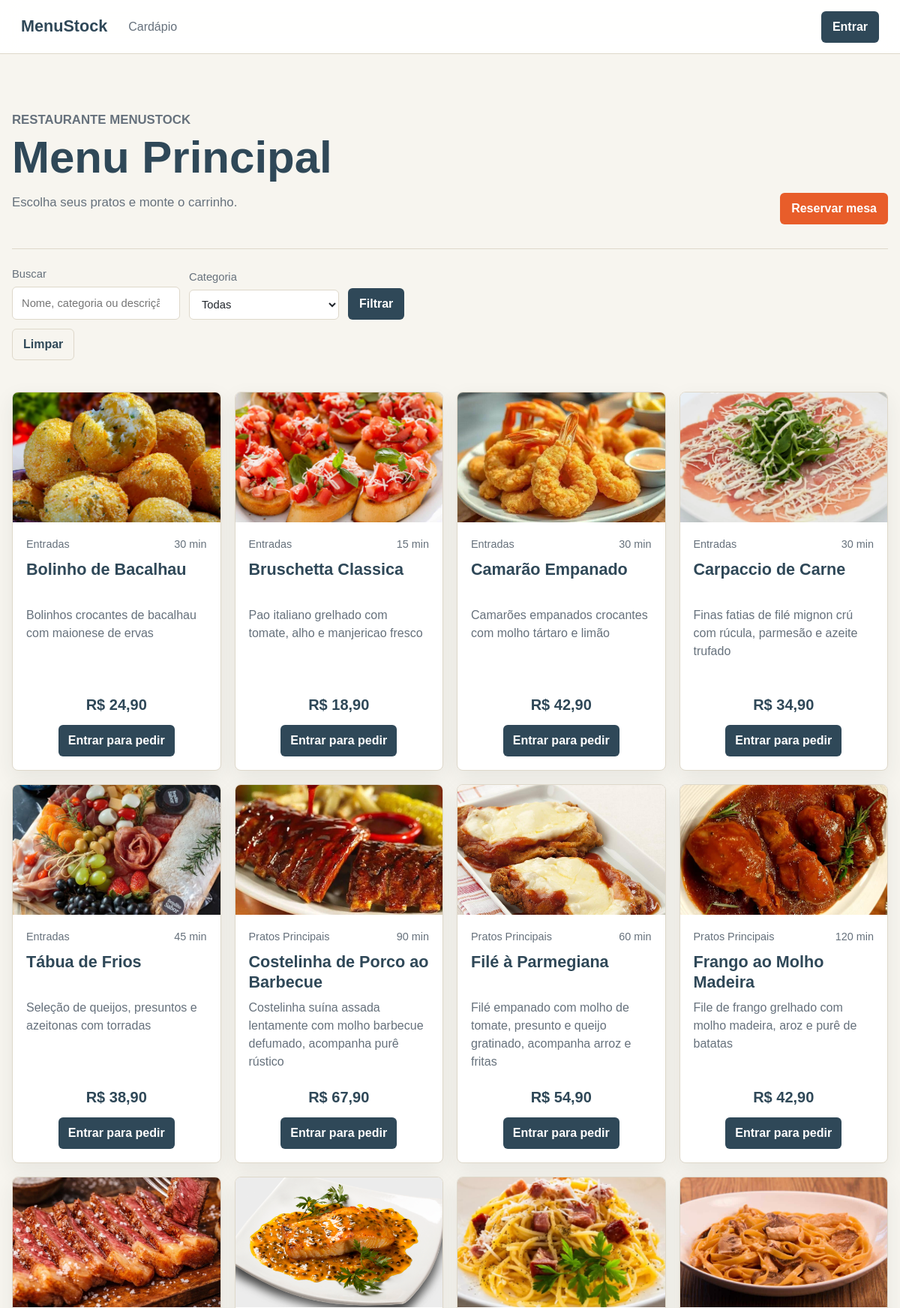
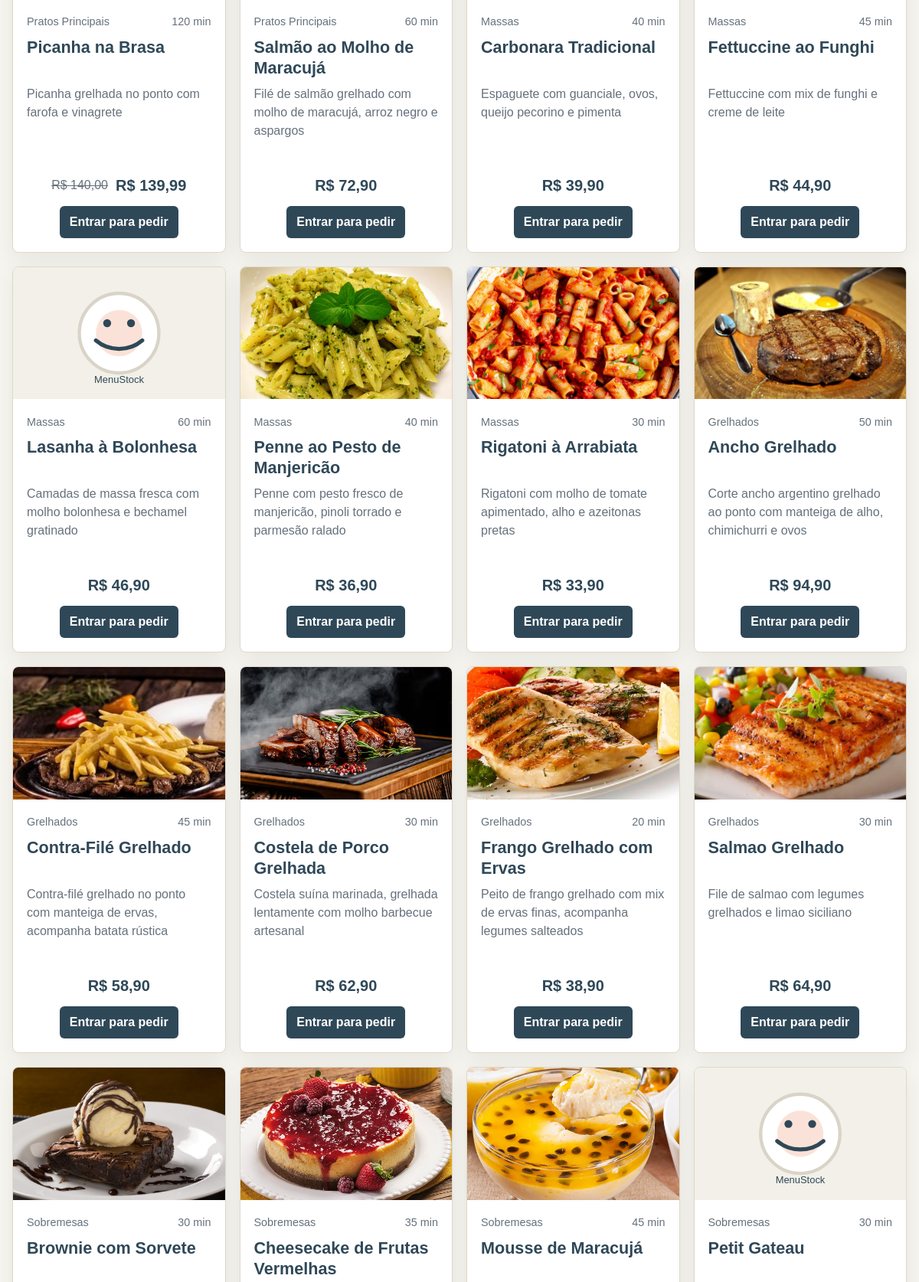
The page / (upper part) on the database its author committed (2 pictures, top to bottom).
### tables this page shows
CREATE TABLE `pratos` (
  `id` int(11) NOT NULL,
  `categoria_id` int(11) NOT NULL,
  `nome` varchar(100) NOT NULL,
  `descricao` text DEFAULT NULL,
  `preco` decimal(10,2) NOT NULL,
  `tempo_preparo` int(11) DEFAULT 0 COMMENT 'Tempo em minutos',
  `disponivel` tinyint(1) DEFAULT 1 COMMENT '1=disponivel 0=indisponivel',
  `imagem` varchar(255) DEFAULT NULL,
  `created_at` timestamp NOT NULL DEFAULT current_timestamp(),
  `updated_at` timestamp NOT NULL DEFAULT current_timestamp() ON UPDATE current_timestamp()
);

CREATE TABLE `categorias` (
  `id` int(11) NOT NULL,
  `nome` varchar(100) NOT NULL,
  `descricao` text DEFAULT NULL,
  `ordem_exibicao` int(11) DEFAULT 0,
  `created_at` timestamp NOT NULL DEFAULT current_timestamp(),
  `updated_at` timestamp NOT NULL DEFAULT current_timestamp() ON UPDATE current_timestamp()
);

### admin/config/auth.php (called while the page is built, shortened)
<?php
require_once __DIR__ . '/conexao.php';
function e(mixed $value): string
{
    return htmlspecialchars((string) $value, ENT_QUOTES, 'UTF-8');
}
function isLoggedIn(): bool
{
    return !empty($_SESSION['usuario_id']);
}
function hasRole(array|string $roles): bool
{
    $roles = is_array($roles) ? $roles : [$roles];
    return isLoggedIn() && in_array(currentUserTipo(), $roles, true);
}
function currentUser(): ?array
{
    if (!isLoggedIn()) {
        return null;
    }
    $stmt = getConnection()->prepare('SELECT id, nome, email, telefone, tipo FROM usuarios WHERE id = ?');
    $stmt->execute([currentUserId()]);
    $user = $stmt->fetch();
    return $user;
}
function formatMoney(float|int|string $value): string
{
    return 'R$ ' . number_format((float) $value, 2, ',', '.');
}
function publicImagePath(?string $image): string
{
    return 'admin/public/imagens/' . rawurlencode($image);
}

### admin/config/conexao.php (called while the page is built, shortened)
<?php
function getConnection(): PDO
{
    static $pdo = null;
    if ($pdo instanceof PDO) {
        return $pdo;
    }
    $host = getenv('DB_HOST') ?: 'localhost';
    $database = getenv('DB_NAME') ?: 'menustock';
    $user = getenv('DB_USER') ?: 'root';
    $password = getenv('DB_PASS') ?: '';
    $dsn = "mysql:host={$host};dbname={$database};charset=utf8mb4";
    try {
        $pdo = new PDO($dsn, $user, $password, [
            PDO::ATTR_ERRMODE => PDO::ERRMODE_EXCEPTION,
            PDO::ATTR_DEFAULT_FETCH_MODE => PDO::FETCH_ASSOC,
            PDO::ATTR_EMULATE_PREPARES => false,
        ]);
    } catch (PDOException $exception) {
        http_response_code(500);
        exit('Falha ao conectar ao banco de dados.');
    }
    return $pdo;
}

### admin/models/Prato.php (called while the page is built, shortened)
<?php
require_once __DIR__ . '/../config/conexao.php';
class Prato
{
    private PDO $pdo;
    public function __construct()
    {
        $this->pdo = getConnection();
    }
    public function listarDisponiveis(?string $busca = null, ?int $categoriaId = null): array
    {
        return $this->consultarPratos(true, $busca, $categoriaId);
    }
    private function consultarPratos(bool $somenteDisponiveis, ?string $busca, ?int $categoriaId): array
    {
        $sql = "SELECT p.*, c.nome AS categoria,
                       promo.preco_promocional
                FROM pratos p
                JOIN categorias c ON c.id = p.categoria_id
                LEFT JOIN (
                    SELECT prato_id, MIN(preco_promocional) AS preco_promocional
                    FROM vw_promocoes_ativas
                    GROUP BY prato_id
                ) promo ON promo.prato_id = p.id
                WHERE 1 = 1";
        $params = [];
        if ($somenteDisponiveis) {
            $sql .= ' AND p.disponivel = 1';
        }
        $sql .= ' ORDER BY c.ordem_exibicao, p.nome';
        $stmt = $this->pdo->prepare($sql);
        $stmt->execute($params);
        return $stmt->fetchAll();
    }
}

### admin/views/partials/_dish_card.php (the view, shortened to what this page needs)
<?php
$isGarcom = hasRole('garcom') && basename($_SERVER['SCRIPT_NAME']) === 'menu_garcom.php';
$precoAtual = $prato['preco_promocional'] !== null
    ? (float) $prato['preco_promocional']
    : (float) $prato['preco'];
$imgSrc = $isGarcom
    ? '../public/imagens/' . ($prato['imagem'] ?: 'placeholder.svg')
    : publicImagePath($prato['imagem'] ?? null);
$imgErrorSrc = $isGarcom
    ? '../public/imagens/placeholder.svg'
    : 'admin/public/imagens/placeholder.svg';
?>
<article class="card dish-card">
    <?php if (!$isGarcom): ?>
        <a href="ver_prato.php?id=<?= (int) $prato['id'] ?>" class="dish-image-link">
    <?php endif; ?>
        <img
            src="<?= e($imgSrc) ?>"
            onerror="this.src='<?= e($imgErrorSrc) ?>'"
            alt="<?= e($prato['nome']) ?>"
            class="dish-image"
        >
    <?php if (!$isGarcom): ?>
        </a>
    <?php endif; ?>
    <div class="card-content menu-card-content">
        <div class="dish-meta">
            <span><?= e($prato['categoria']) ?></span>
            <span><?= (int) $prato['tempo_preparo'] ?> min</span>
        </div>
        <h2 class="dish-title"><?= e($prato['nome']) ?></h2>
        <p class="dish-description"><?= e($prato['descricao']) ?></p>
        <?php if (!$isGarcom): ?>
            <div class="dish-card-footer">
                <div class="price-row dish-price-row">
                    <?php if ($prato['preco_promocional'] !== null): ?>
                        <span class="old-price"><?= formatMoney($prato['preco']) ?></span>
                    <?php endif; ?>
                    <strong><?= formatMoney($precoAtual) ?></strong>
                </div>
                <div class="card-actions dish-card-actions">
                    <?php if (hasRole('user')): ?>
                        <a class="btn btn-primary" href="ver_prato.php?id=<?= (int) $prato['id'] ?>">Adicionar</a>
                    <?php elseif (!isLoggedIn()): ?>
                        <a class="btn btn-primary" href="login.php">Entrar para pedir</a>
                    <?php endif; ?>
                </div>
            </div>
        <?php endif; ?>
    </div>
</article>

### index.php (shortened to what this page needs)
<?php
require_once __DIR__ . '/admin/config/auth.php';
require_once __DIR__ . '/admin/models/Prato.php';
$pratoModel = new Prato();
$busca = trim((string) ($_GET['q'] ?? ''));
$categoriaId = isset($_GET['categoria']) && $_GET['categoria'] !== ''
    ? (int) $_GET['categoria']
    : null;
$pratos = $pratoModel->listarDisponiveis(
    $busca ?: null,
    $categoriaId
);
require_once __DIR__ . '/admin/config/public_header.php';
?>
<section class="hero">
    <div>
        <p class="eyebrow">Restaurante MenuStock</p>
        <h1>Menu Principal</h1>
        <p>Escolha seus pratos e monte o carrinho.</p>
    </div>
    <?php if (!$publicUser || ($publicUser['tipo'] ?? '') !== 'garcom'): ?>
        <a class="btn btn-secondary" href="reserva.php">
            Reservar mesa
        </a>
    <?php endif; ?>
</section>
<section class="toolbar">
    <form class="filters" method="get" action="index.php">
        <label>
            Buscar
            <input
                type="search"
                name="q"
                value="<?= e($busca) ?>"
                placeholder="Nome, categoria ou descrição"
            >
        </label>
        <label>
            Categoria
            <select name="categoria">
                <option value="">Todas</option>
            </select>
        </label>
        <button class="btn btn-primary" type="submit">
            Filtrar
        </button>
        <a class="btn btn-ghost" href="index.php">
            Limpar
        </a>
    </form>
</section>
<section class="grid menu-grid menu-card-grid">
    <?php foreach ($pratos as $prato): ?>
        <?php require __DIR__ . '/admin/views/partials/_dish_card.php'; ?>
    <?php endforeach; ?>
</section>
<?php require_once __DIR__ . '/admin/config/public_footer.php'; ?>

### rows shown on the page
pratos: imagem (picture), categoria.nome "Entradas", tempo_preparo "30", nome "Bolinho de Bacalhau", descricao "Bolinhos crocantes de bacalhau com maionese de ervas", precoAtual "R$ 24,90", shows "Entrar para pedir"
pratos: imagem (picture), categoria.nome "Entradas", tempo_preparo "15", nome "Bruschetta Classica", descricao "Pao italiano grelhado com tomate, alho e manjericao fresco", precoAtual "R$ 18,90", shows "Entrar para pedir"
pratos: imagem (picture), categoria.nome "Entradas", tempo_preparo "30", nome "Camarão Empanado", descricao "Camarões empanados crocantes com molho tártaro e limão", precoAtual "R$ 42,90", shows "Entrar para pedir"
pratos: imagem (picture), categoria.nome "Entradas", tempo_preparo "30", nome "Carpaccio de Carne", descricao "Finas fatias de filé mignon crú com rúcula, parmesão e azeite trufado", precoAtual "R$ 34,90", shows "Entrar para pedir"
pratos: imagem (picture), categoria.nome "Entradas", tempo_preparo "45", nome "Tábua de Frios", descricao "Seleção de queijos, presuntos e azeitonas com torradas", precoAtual "R$ 38,90", shows "Entrar para pedir"
pratos: imagem (picture), categoria.nome "Pratos Principais", tempo_preparo "90", nome "Costelinha de Porco ao Barbecue", descricao "Costelinha suína assada lentamente com molho barbecue defumado, acompanha purê rústico", precoAtual "R$ 67,90", shows "Entrar para pedir"
pratos: imagem (picture), categoria.nome "Pratos Principais", tempo_preparo "60", nome "Filé à Parmegiana", descricao "Filé empanado com molho de tomate, presunto e queijo gratinado, acompanha arroz e fritas", precoAtual "R$ 54,90", shows "Entrar para pedir"
pratos: imagem (picture), categoria.nome "Pratos Principais", tempo_preparo "120", nome "Frango ao Molho Madeira", descricao "File de frango grelhado com molho madeira, aroz e purê de batatas", precoAtual "R$ 42,90", shows "Entrar para pedir"
pratos: imagem (picture), categoria.nome "Pratos Principais", tempo_preparo "120", nome "Picanha na Brasa", descricao "Picanha grelhada no ponto com farofa e vinagrete", preco "R$ 140,00", precoAtual "R$ 139,99", shows "Entrar para pedir"
pratos: imagem (picture), categoria.nome "Pratos Principais", tempo_preparo "60", nome "Salmão ao Molho de Maracujá", descricao "Filé de salmão grelhado com molho de maracujá, arroz negro e aspargos", precoAtual "R$ 72,90", shows "Entrar para pedir"
pratos: imagem (picture), categoria.nome "Massas", tempo_preparo "40", nome "Carbonara Tradicional", descricao "Espaguete com guanciale, ovos, queijo pecorino e pimenta", precoAtual "R$ 39,90", shows "Entrar para pedir"
pratos: imagem (picture), categoria.nome "Massas", tempo_preparo "45", nome "Fettuccine ao Funghi", descricao "Fettuccine com mix de funghi e creme de leite", precoAtual "R$ 44,90", shows "Entrar para pedir"
pratos: categoria.nome "Massas", tempo_preparo "60", nome "Lasanha à Bolonhesa", descricao "Camadas de massa fresca com molho bolonhesa e bechamel gratinado", precoAtual "R$ 46,90", shows "Entrar para pedir"
pratos: imagem (picture), categoria.nome "Massas", tempo_preparo "40", nome "Penne ao Pesto de Manjericão", descricao "Penne com pesto fresco de manjericão, pinoli torrado e parmesão ralado", precoAtual "R$ 36,90", shows "Entrar para pedir"
pratos: imagem (picture), categoria.nome "Massas", tempo_preparo "30", nome "Rigatoni à Arrabiata", descricao "Rigatoni com molho de tomate apimentado, alho e azeitonas pretas", precoAtual "R$ 33,90", shows "Entrar para pedir"
pratos: imagem (picture), categoria.nome "Grelhados", tempo_preparo "50", nome "Ancho Grelhado", descricao "Corte ancho argentino grelhado ao ponto com manteiga de alho, chimichurri e ovos", precoAtual "R$ 94,90", shows "Entrar para pedir"
pratos: imagem (picture), categoria.nome "Grelhados", tempo_preparo "45", nome "Contra-Filé Grelhado", descricao "Contra-filé grelhado no ponto com manteiga de ervas, acompanha batata rústica", precoAtual "R$ 58,90", shows "Entrar para pedir"
pratos: imagem (picture), categoria.nome "Grelhados", tempo_preparo "30", nome "Costela de Porco Grelhada", descricao "Costela suína marinada, grelhada lentamente com molho barbecue artesanal", precoAtual "R$ 62,90", shows "Entrar para pedir"
pratos: imagem (picture), categoria.nome "Grelhados", tempo_preparo "20", nome "Frango Grelhado com Ervas", descricao "Peito de frango grelhado com mix de ervas finas, acompanha legumes salteados", precoAtual "R$ 38,90", shows "Entrar para pedir"
pratos: imagem (picture), categoria.nome "Grelhados", tempo_preparo "30", nome "Salmao Grelhado", descricao "File de salmao com legumes grelhados e limao siciliano", precoAtual "R$ 64,90", shows "Entrar para pedir"
pratos: imagem (picture), categoria.nome "Sobremesas", tempo_preparo "30", nome "Brownie com Sorvete"
pratos: imagem (picture), categoria.nome "Sobremesas", tempo_preparo "35", nome "Cheesecake de Frutas Vermelhas"
pratos: imagem (picture), categoria.nome "Sobremesas", tempo_preparo "45", nome "Mousse de Maracujá"
pratos: categoria.nome "Sobremesas", tempo_preparo "30", nome "Petit Gateau"
